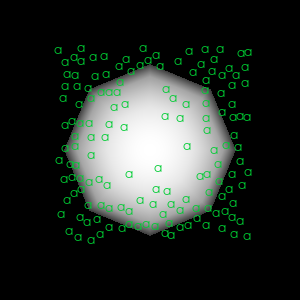

Write Python code to recreate this figure.
#!/usr/bin/env python

# Test vtkLabelPlacer with a label hierarchy on a sphere.

import vtkmodules.vtkInteractionStyle  # noqa: F401
import vtkmodules.vtkRenderingOpenGL2  # noqa: F401

import os

from vtkmodules.vtkCommonDataModel import vtkDataObject
from vtkmodules.vtkFiltersSources import vtkSphereSource
from vtkmodules.vtkIOXML import vtkXMLPolyDataReader
from vtkmodules.vtkRenderingCore import (
    vtkActor,
    vtkActor2D,
    vtkPolyDataMapper,
    vtkRenderWindow,
    vtkRenderWindowInteractor,
    vtkRenderer,
)
from vtkmodules.vtkRenderingLabel import (
    vtkLabelHierarchy,
    vtkLabelPlacer,
    vtkLabelSizeCalculator,
    vtkLabeledDataMapper,
    vtkPointSetToLabelHierarchy,
)

# Parameters
max_levels = 5
target_labels = 32
label_ratio = 0.05
iterator_type = vtkLabelHierarchy.QUEUE
show_bounds = False

data_dir = os.environ.get("VPE_DATA_DIR", os.path.dirname(os.path.abspath(__file__)))

# Sphere geometry
sphere = vtkSphereSource()
sphere.SetRadius(5.0)

sphere_mapper = vtkPolyDataMapper()
sphere_mapper.SetInputConnection(sphere.GetOutputPort())

sphere_actor = vtkActor()
sphere_actor.SetMapper(sphere_mapper)

# Read label data
reader = vtkXMLPolyDataReader()
reader.SetFileName(os.path.join(data_dir, "uniform-001371-5x5x5.vtp"))

# Calculate label sizes
label_size_calculator = vtkLabelSizeCalculator()
label_size_calculator.SetInputConnection(reader.GetOutputPort())
label_size_calculator.GetFontProperty().SetFontSize(12)
label_size_calculator.GetFontProperty().SetFontFamilyToArial()
label_size_calculator.SetInputArrayToProcess(
    0, 0, 0, vtkDataObject.FIELD_ASSOCIATION_POINTS, "PlaceNames")
label_size_calculator.SetLabelSizeArrayName("LabelSize")

# Build label hierarchy
label_hierarchy = vtkPointSetToLabelHierarchy()
label_hierarchy.AddInputConnection(label_size_calculator.GetOutputPort())
label_hierarchy.SetInputArrayToProcess(
    0, 0, 0, vtkDataObject.FIELD_ASSOCIATION_POINTS, "Priority")
label_hierarchy.SetInputArrayToProcess(
    1, 0, 0, vtkDataObject.FIELD_ASSOCIATION_POINTS, "LabelSize")
label_hierarchy.SetInputArrayToProcess(
    2, 0, 0, vtkDataObject.FIELD_ASSOCIATION_POINTS, "PlaceNames")
label_hierarchy.SetMaximumDepth(max_levels)
label_hierarchy.SetTargetLabelCount(target_labels)

# Renderer (functional exception: needed by vtkLabelPlacer.SetRenderer)
renderer = vtkRenderer()
renderer.SetBackground(0.0, 0.0, 0.0)

# Place labels
label_placer = vtkLabelPlacer()
label_placer.SetInputConnection(label_hierarchy.GetOutputPort())
label_placer.SetIteratorType(iterator_type)
label_placer.SetOutputTraversedBounds(show_bounds)
label_placer.SetRenderer(renderer)
label_placer.SetMaximumLabelFraction(label_ratio)
label_placer.UseDepthBufferOn()

# Display labels
labeled_mapper = vtkLabeledDataMapper()
labeled_mapper.SetInputConnection(label_placer.GetOutputPort())
labeled_mapper.SetLabelTextProperty(label_size_calculator.GetFontProperty())
labeled_mapper.SetFieldDataName("LabelText")
labeled_mapper.SetLabelModeToLabelFieldData()
labeled_mapper.GetLabelTextProperty().SetColor(0.0, 0.8, 0.2)

text_actor = vtkActor2D()
text_actor.SetMapper(labeled_mapper)

# Add actors
renderer.AddActor(sphere_actor)
renderer.AddActor(text_actor)

# Render window
render_window = vtkRenderWindow()
render_window.SetSize(300, 300)
render_window.AddRenderer(renderer)
render_window.SetWindowName("label placer")

# Functional render: establish viewport for label placement
render_window.Render()

# Scene
renderer.ResetCamera()
renderer.ResetCamera()
renderer.ResetCamera()

# Interactor
interactor = vtkRenderWindowInteractor()
interactor.SetRenderWindow(render_window)

interactor.Initialize()
interactor.Start()
